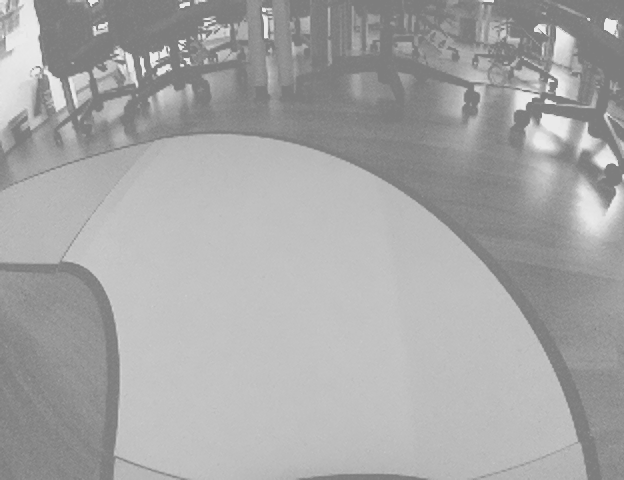
#> input picture TestImage.png, 624 x 480 px
$ python OpenCVTests.py
#> lines starting #> are read from the running program, lines starting #| are printed output that depends on the picture; after the words box and inside, x2 and y2 are one past the last pixel; in counts of white or black regions, pixels touching at a corner belong together
import sys
import time
import cv2
import numpy as np
import os

img = cv2.imread('TestImage.png', cv2.IMREAD_COLOR)
#> img is the input picture: shape (480, 624, 3); min 125, max 234, mean 166.8

#Convert to Grayscale
gray = cv2.cvtColor(img, cv2.COLOR_BGR2GRAY)

#Blur image to reduce noise
blurred = cv2.GaussianBlur(gray, (9, 9), 0)

#Perform canny edge-detection
edged = cv2.Canny(blurred, 50, 150)
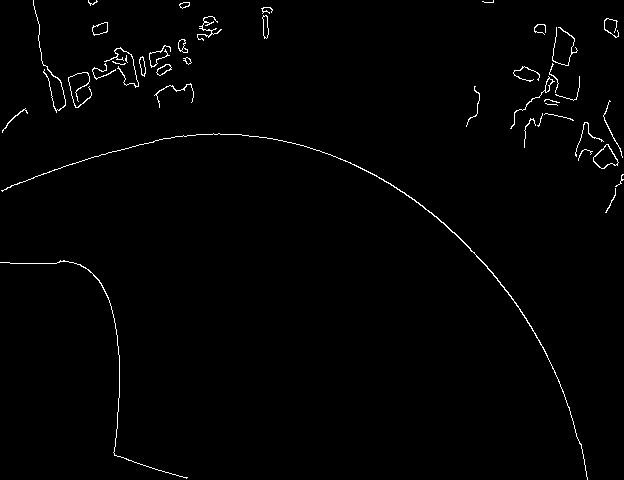
#> edged: shape (480, 624); 1.2% white in thin lines or dots

#Perform hough lines probalistic transform
lines = cv2.HoughLinesP(edged,1,np.pi/180,10,80,1)
#> lines = 578 rows, first 6: [566, 401, 566, 402], [220, 134, 235, 134], [390, 183, 402, 192], [461, 239, 497, 278], [101, 71, 103, 71], [15, 184, 19, 183]

#Draw lines on input image
if(lines.any() != None):
    for line in lines:
        for x1,y1,x2,y2 in line:
            cv2.line(img,(x1,y1),(x2,y2),(0,255,0),2)
#> this loop made 578 passes
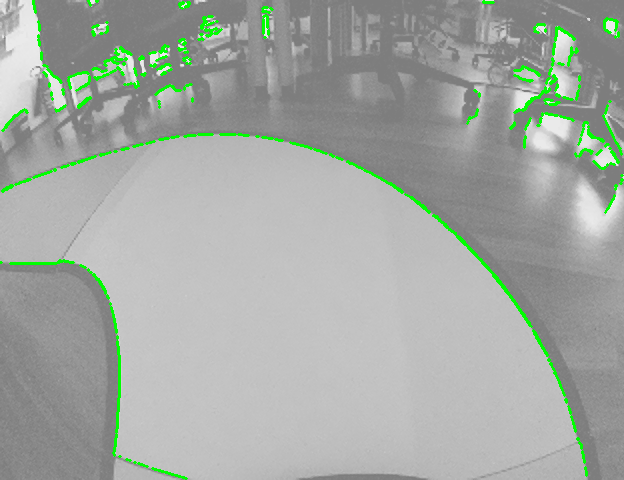
#> img: shape (480, 624, 3); 2.5% of pixels changed, all inside (x1, y1, x2, y2) = (0, 0, 624, 480)

cv2.imshow('image', img)
cv2.waitKey(0)

cv2.imwrite('C:/Users/Oben/Desktop/Test_img.jpg', img)
cv2.imwrite('C:/Users/Oben/Desktop/Test_blurred.jpg', blurred)
cv2.imwrite('C:/Users/Oben/Desktop/Test_edged.jpg', edged)
